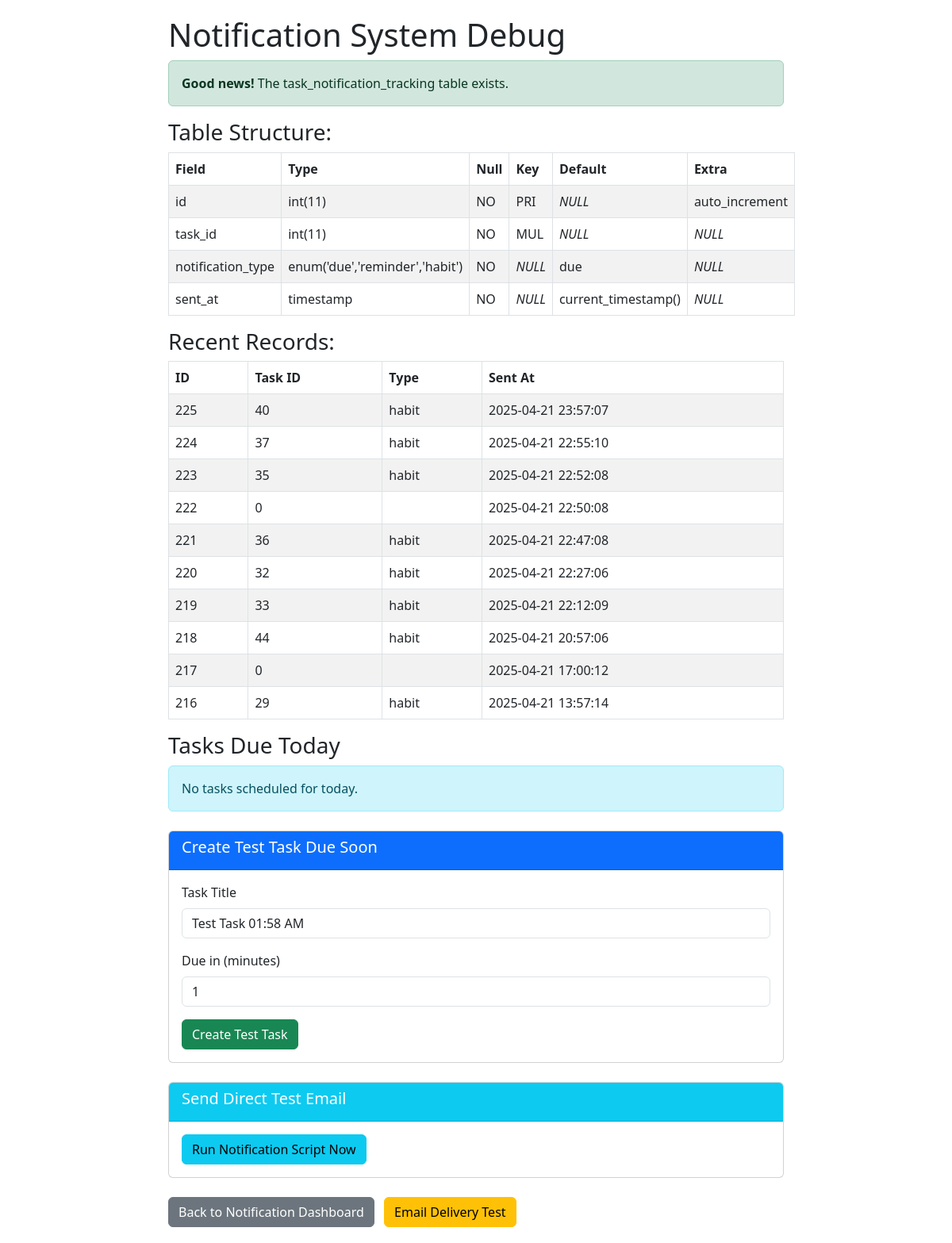
Screenshot of /debug_notification_tables.php with the database file from the repository.
### tables this page shows
CREATE TABLE `task_notification_tracking` (
  `id` int(11) NOT NULL,
  `task_id` int(11) NOT NULL,
  `notification_type` enum('due','reminder','habit') NOT NULL DEFAULT 'due',
  `sent_at` timestamp NOT NULL DEFAULT current_timestamp()
);

### debug_notification_tables.php (the view, shortened to what this page needs)
<?php
require_once __DIR__ . '/includes/db_connect.php';
echo '<!DOCTYPE html>
<html>
<head>
    <title>Debug Notification Tables</title>
    <link href="https://cdn.jsdelivr.net/npm/bootstrap@5.3.0/dist/css/bootstrap.min.css" rel="stylesheet">
    <style>
        body { padding: 20px; }
        .container { max-width: 800px; margin: 0 auto; }
    </style>
</head>
<body>
    <div class="container">
        <h1>Notification System Debug</h1>';
$table_check = $conn->query("SHOW TABLES LIKE 'task_notification_tracking'");
if ($table_check->num_rows === 0) {
    echo '<div class="alert alert-warning">
        <strong>Warning:</strong> The task_notification_tracking table does not exist.
    </div>';
    if (isset($_POST['create_table'])) {
        $sql = "
            CREATE TABLE task_notification_tracking (
                id INT AUTO_INCREMENT PRIMARY KEY,
                task_id INT NOT NULL,
                notification_type VARCHAR(50) NOT NULL,
                sent_at DATETIME NOT NULL,
                INDEX (task_id),
                INDEX (notification_type)
            )
        ";
        if ($conn->query($sql)) {
            echo '<div class="alert alert-success">
                <strong>Success!</strong> The table has been created successfully.
            </div>';
        } else {
            echo '<div class="alert alert-danger">
                <strong>Error creating table:</strong> ' . $conn->error . '
            </div>';
        }
    } else {
        echo '<form method="post" class="mb-4">
            <button type="submit" name="create_table" class="btn btn-primary">
                Create Table
            </button>
        </form>';
    }
} else {
    echo '<div class="alert alert-success">
        <strong>Good news!</strong> The task_notification_tracking table exists.
    </div>';
    $result = $conn->query("DESCRIBE task_notification_tracking");
    if ($result) {
        echo '<h3>Table Structure:</h3>
        <table class="table table-striped table-bordered">
            <thead>
                <tr>
                    <th>Field</th>
                    <th>Type</th>
                    <th>Null</th>
                    <th>Key</th>
                    <th>Default</th>
                    <th>Extra</th>
                </tr>
            </thead>
            <tbody>';
        while ($row = $result->fetch_assoc()) {
            echo '<tr>';
            foreach ($row as $key => $value) {
                echo '<td>' . ($value ?: '<em>NULL</em>') . '</td>';
            }
            echo '</tr>';
        }
        echo '</tbody></table>';
    }
    $result = $conn->query("SELECT * FROM task_notification_tracking ORDER BY sent_at DESC LIMIT 10");
    if ($result) {
        if ($result->num_rows > 0) {
            echo '<h3>Recent Records:</h3>
            <table class="table table-striped table-bordered">
                <thead>
                    <tr>
                        <th>ID</th>
                        <th>Task ID</th>
                        <th>Type</th>
                        <th>Sent At</th>
                    </tr>
                </thead>
                <tbody>';
            while ($row = $result->fetch_assoc()) {
                echo '<tr>
                    <td>' . $row['id'] . '</td>
                    <td>' . $row['task_id'] . '</td>
                    <td>' . $row['notification_type'] . '</td>
                    <td>' . $row['sent_at'] . '</td>
                </tr>';
            }
            echo '</tbody></table>';
        } else {
            echo '<div class="alert alert-info">
                No records found in the task_notification_tracking table.
            </div>';
        }
    }
}
echo '<h3>Tasks Due Today</h3>';
$today = date('Y-m-d');
$sql = "
    SELECT
        t.id, t.title, t.due_date, t.due_time, t.status,
        CASE WHEN tnt.id IS NOT NULL THEN 'Yes' ELSE 'No' END as notification_sent
    FROM
        tasks t
    LEFT JOIN
        task_notification_tracking tnt ON t.id = tnt.task_id AND tnt.notification_type = 'due'
    WHERE
        t.due_date = ?
    ORDER BY
        t.due_time
";
$stmt = $conn->prepare($sql);
$stmt->bind_param("s", $today);
$stmt->execute();
$result = $stmt->get_result();
if ($result->num_rows === 0) {
    echo '<div class="alert alert-info">No tasks scheduled for today.</div>';
}
echo '<div class="card mt-4">
    <div class="card-header bg-primary text-white">
        <h5>Create Test Task Due Soon</h5>
    </div>
    <div class="card-body">
        <form method="post">
            <div class="mb-3">
                <label for="task_title" class="form-label">Task Title</label>
                <input type="text" class="form-control" id="task_title" name="task_title"
                    value="Test Task ' . date('h:i A') . '" required>
            </div>
            <div class="mb-3">
                <label for="minutes" class="form-label">Due in (minutes)</label>
                <input type="number" class="form-control" id="minutes" name="minutes"
                    value="1" min="1" max="60">
            </div>
            <button type="submit" name="create_task" class="btn btn-success">
                Create Test Task
            </button>
        </form>
    </div>
</div>';
echo '<div class="card mt-4 mb-4">
    <div class="card-header bg-info text-white">
        <h5>Send Direct Test Email</h5>
    </div>
    <div class="card-body">
        <form method="post">
            <button type="submit" name="run_script" class="btn btn-info">
                Run Notification Script Now
            </button>
        </form>
    </div>
</div>';
echo '<div class="mt-4">
    <a href="pages/scheduled-notifications-test.php" class="btn btn-secondary">
        Back to Notification Dashboard
    </a>
    <a href="test_email_delivery.php" class="btn btn-warning ms-2">
        Email Delivery Test
    </a>
</div>';
echo '</div></body></html>';
?>

### debug_notification_tables.php (style rules this page uses)
body { padding: 20px; }
.container { max-width: 800px; margin: 0 auto; }

### rows the page displays
task_notification_tracking: id "225", task "40", notification_type "habit", sent_at "2025-04-21 23:57:07"
task_notification_tracking: id "224", task "37", notification_type "habit", sent_at "2025-04-21 22:55:10"
task_notification_tracking: id "223", task "35", notification_type "habit", sent_at "2025-04-21 22:52:08"
task_notification_tracking: id "222", task "0", sent_at "2025-04-21 22:50:08"
task_notification_tracking: id "221", task "36", notification_type "habit", sent_at "2025-04-21 22:47:08"
task_notification_tracking: id "220", task "32", notification_type "habit", sent_at "2025-04-21 22:27:06"
task_notification_tracking: id "219", task "33", notification_type "habit", sent_at "2025-04-21 22:12:09"
task_notification_tracking: id "218", task "44", notification_type "habit", sent_at "2025-04-21 20:57:06"
task_notification_tracking: id "217", task "0", sent_at "2025-04-21 17:00:12"
task_notification_tracking: id "216", task "29", notification_type "habit", sent_at "2025-04-21 13:57:14"

### other values shown
$value ?: '<em>NULL</em>' "id"
$value ?: '<em>NULL</em>' "int(11)"
$value ?: '<em>NULL</em>' "NO"
$value ?: '<em>NULL</em>' "PRI"
$value ?: '<em>NULL</em>' "NULL"
$value ?: '<em>NULL</em>' "auto_increment"
$value ?: '<em>NULL</em>' "task_id"
$value ?: '<em>NULL</em>' "MUL"
$value ?: '<em>NULL</em>' "notification_type"
$value ?: '<em>NULL</em>' "enum('due','reminder','habit')"
$value ?: '<em>NULL</em>' "due"
$value ?: '<em>NULL</em>' "sent_at"
$value ?: '<em>NULL</em>' "timestamp"
$value ?: '<em>NULL</em>' "current_timestamp()"
